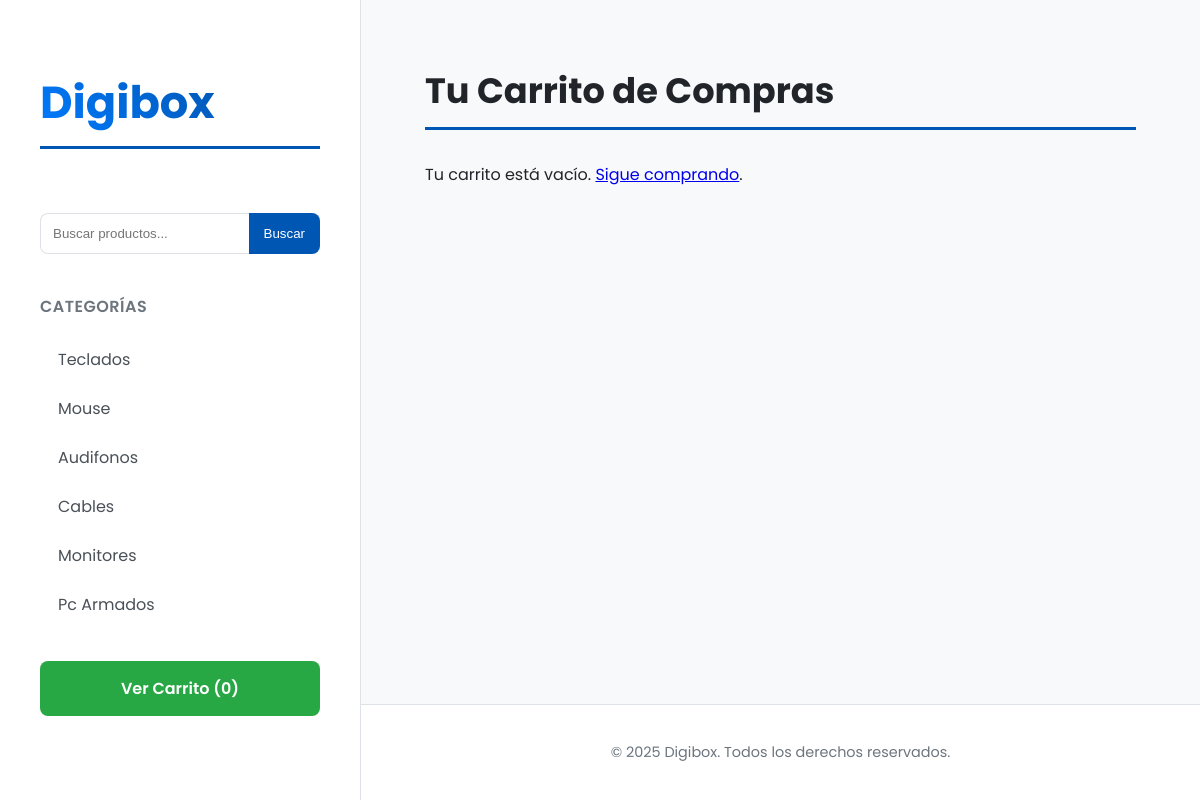
Page /cart/ on the committed database.
### catalogo/models.py (models this page shows, shortened)
class Categoria(models.Model):
    nombre = models.CharField(max_length=100)

### cart/views.py (the view)
# urls.py: path('', views.cart_detail, name='cart_detail'),
def cart_detail(request):
    cart = Cart(request)
    categorias_todas = Categoria.objects.all()
    context = {
        'cart': cart,
        'categorias': categorias_todas,
    }
    return render(request, 'cart/cart_detail.html', context)

### cart/cart.py (called while the page is built)
    def __len__(self):
        return sum(item['quantity'] for item in self.cart.values())

### cart/templates/cart/cart_detail.html
{% extends 'catalogo/base.html' %}
{% load static %}
{% block content %}
  <h1>Tu Carrito de Compras</h1>
  {% if cart %}
    <table class="cart-table">
      <thead>
        <tr>
          <th>Imagen</th>
          <th>Producto</th>
          <th>Cantidad</th>
          <th>Precio Unitario</th>
          <th>Precio Total</th>
          <th></th>
        </tr>
      </thead>
      <tbody>
        {% for item in cart %}
          <tr>
            <td>
              <a href="#"> {% if item.product.imagen %}
                  <img src="{{ item.product.imagen.url }}" class="cart-item-image">
                {% else %}
                  <div class="sin-imagen-tabla">Sin Imagen</div>
                {% endif %}
              </a>
            </td>
            <td>{{ item.product.nombre }}</td>
            <td>{{ item.quantity }}</td>
            <td>${{ item.price }}</td>
            <td>${{ item.total_price }}</td>
            <td>
              <form action="{% url 'cart:remove_from_cart' item.product.id %}" method="post">
                {% csrf_token %}
                <button type="submit" class="btn-remove">Eliminar</button>
              </form>
            </td>
          </tr>
        {% endfor %}
        <tr class="total-row">
          <td colspan="4">Total</td>
          <td colspan="2">${{ cart.get_total_price }}</td>
        </tr>
      </tbody>
    </table>
    <div class="cart-actions">
        <a href="#" class="btn-checkout">Proceder al Pago (Simulado)</a>
    </div>
  {% else %}
    <p>Tu carrito está vacío. <a href="{% url 'catalogo:index' %}">Sigue comprando</a>.</p>
  {% endif %}
{% endblock %}

### catalogo/templates/catalogo/base.html (shortened to what this page needs)
{% load static %}
<!doctype html>
<html lang="es">
<head>
  <link rel="stylesheet" href="{% static 'css/styles.css' %}">
</head>
<body>
  <div class="page-container">
    <aside class="sidebar">
      <h1 class="logo">
        <a href="{% url 'catalogo:index' %}">Digibox</a>
      </h1>
      <form action="{% url 'catalogo:buscar' %}" method="get" class="search-form">
        <input type="text" name="q" placeholder="Buscar productos...">
        <button type="submit">Buscar</button>
      </form>
      <nav class="sidebar-nav">
        <h3>Categorías</h3>
        <ul>
          {% for cat in categorias %}
            <li><a href="{% url 'catalogo:categoria' cat.id %}">{{ cat.nombre }}</a></li>
          {% endfor %}
        </ul>
        <a href="{% url 'cart:cart_detail' %}" class="cart-link">
          Ver Carrito ({{ cart|length }})
        </a>
      </nav>
    </aside>
    <div class="content-wrapper">
      <main class="main-content">
        {% block content %}{% endblock %}
      </main>
      <footer class="main-footer">
        <p>&copy; 2025 Digibox. Todos los derechos reservados.</p>
      </footer>
    </div>
  </div>
</body>
</html>

### static/css/styles.css (style rules this page uses)
:root { --color-primario: #0056b3; --color-acento: #28a745; --color-fondo: #f8f9fa; --color-superficie: #ffffff; --color-texto: #212529; --color-texto-secundario: #6c757d; --sombra-tarjeta: 0 8px 25px rgba(0, 0, 0, 0.08); --sombra-tarjeta-hover: 0 12px 30px rgba(0, 0, 0, 0.12); }
body { font-family: 'Poppins', -apple-system, BlinkMacSystemFont, "Segoe UI", Roboto, Helvetica, Arial, sans-serif; margin: 0; background-color: var(--color-fondo); color: var(--color-texto); }
.page-container { display: flex; min-height: 100vh; }
.sidebar { flex: 0 0 280px; background-color: var(--color-superficie); border-right: 1px solid #dee2e6; padding: 2.5rem; display: flex; flex-direction: column; }
.logo a { font-size: 2.8rem; font-weight: 700; text-decoration: none; background: linear-gradient(45deg, #007bff, var(--color-primario)); -webkit-background-clip: text; -webkit-text-fill-color: transparent; background-clip: text; text-fill-color: transparent; }
.search-form { margin-top: 2rem; display: flex; }
.search-form input { flex: 1; padding: 12px; border: 1px solid #dee2e6; border-radius: 8px 0 0 8px; border-right: none; transition: border-color 0.3s; }
.search-form button { padding: 10px 15px; border: none; background-color: var(--color-primario); color: white; border-radius: 0 8px 8px 0; cursor: pointer; transition: background-color 0.3s; }
.sidebar-nav h3 { font-size: 1rem; font-weight: 600; text-transform: uppercase; color: var(--color-texto-secundario); margin-top: 2.5rem; margin-bottom: 1rem; letter-spacing: 0.5px; }
.sidebar-nav ul { list-style: none; padding: 0; margin: 0; }
.sidebar-nav li a { display: block; padding: 12px 18px; text-decoration: none; color: #495057; border-radius: 8px; transition: background-color 0.3s, color 0.3s, transform 0.2s; }
.content-wrapper { flex: 1; display: flex; flex-direction: column; }
.main-content { flex: 1; padding: 2.5rem 4rem; }
.category-section h2, h1 { font-size: 2.2rem; font-weight: 700; border-bottom: 3px solid var(--color-primario); padding-bottom: 10px; margin-bottom: 2rem; }
.main-footer { text-align: center; padding: 2rem; background-color: var(--color-superficie); border-top: 1px solid #dee2e6; color: var(--color-texto-secundario); font-size: 0.9rem; }
.main-footer p { margin: 5px 0; }
.cart-link { display: block; margin-top: 2rem; padding: 15px; background-color: var(--color-acento); color: white; text-align: center; text-decoration: none; font-weight: 600; border-radius: 8px; transition: background-color 0.3s; }

### rows in the picture
Categoria: nombre "Teclados"
Categoria: nombre "Mouse"
Categoria: nombre "Audifonos"
Categoria: nombre "Cables"
Categoria: nombre "Monitores"
Categoria: nombre "Pc Armados"

### other values in the picture
{{ cart|length }} "0"
